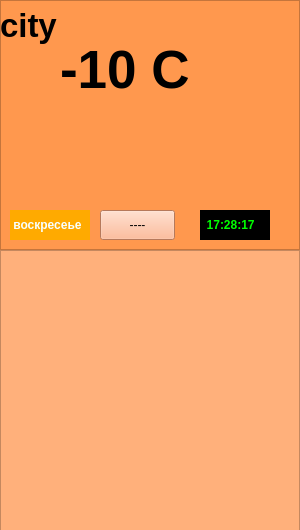
<?xml version="1.0" encoding="UTF-8"?>
<ui version="4.0">
 <class>Form</class>
 <widget class="QWidget" name="Form">
  <property name="geometry">
   <rect>
    <x>0</x>
    <y>0</y>
    <width>300</width>
    <height>530</height>
   </rect>
  </property>
  <property name="minimumSize">
   <size>
    <width>300</width>
    <height>250</height>
   </size>
  </property>
  <property name="maximumSize">
   <size>
    <width>300</width>
    <height>530</height>
   </size>
  </property>
  <property name="windowTitle">
   <string>Form</string>
  </property>
  <widget class="QLabel" name="l_temp">
   <property name="geometry">
    <rect>
     <x>60</x>
     <y>40</y>
     <width>200</width>
     <height>60</height>
    </rect>
   </property>
   <property name="minimumSize">
    <size>
     <width>200</width>
     <height>60</height>
    </size>
   </property>
   <property name="font">
    <font>
     <family>Arial</family>
     <pointsize>40</pointsize>
     <weight>75</weight>
     <bold>true</bold>
    </font>
   </property>
   <property name="styleSheet">
    <string notr="true"/>
   </property>
   <property name="text">
    <string>-10 C</string>
   </property>
  </widget>
  <widget class="QLabel" name="l_city">
   <property name="geometry">
    <rect>
     <x>0</x>
     <y>0</y>
     <width>191</width>
     <height>51</height>
    </rect>
   </property>
   <property name="minimumSize">
    <size>
     <width>180</width>
     <height>40</height>
    </size>
   </property>
   <property name="font">
    <font>
     <family>Arial</family>
     <pointsize>25</pointsize>
     <weight>75</weight>
     <bold>true</bold>
    </font>
   </property>
   <property name="styleSheet">
    <string notr="true"/>
   </property>
   <property name="text">
    <string>city</string>
   </property>
   <property name="textFormat">
    <enum>Qt::AutoText</enum>
   </property>
  </widget>
  <widget class="QPushButton" name="l_type">
   <property name="geometry">
    <rect>
     <x>100</x>
     <y>210</y>
     <width>75</width>
     <height>30</height>
    </rect>
   </property>
   <property name="minimumSize">
    <size>
     <width>75</width>
     <height>30</height>
    </size>
   </property>
   <property name="maximumSize">
    <size>
     <width>75</width>
     <height>30</height>
    </size>
   </property>
   <property name="font">
    <font>
     <underline>false</underline>
    </font>
   </property>
   <property name="styleSheet">
    <string notr="true">background-color: rgb(255, 170, 127);</string>
   </property>
   <property name="text">
    <string>----</string>
   </property>
  </widget>
  <widget class="QLabel" name="label">
   <property name="geometry">
    <rect>
     <x>10</x>
     <y>210</y>
     <width>80</width>
     <height>30</height>
    </rect>
   </property>
   <property name="minimumSize">
    <size>
     <width>80</width>
     <height>30</height>
    </size>
   </property>
   <property name="maximumSize">
    <size>
     <width>70</width>
     <height>30</height>
    </size>
   </property>
   <property name="font">
    <font>
     <family>Arial</family>
     <pointsize>9</pointsize>
     <weight>75</weight>
     <bold>true</bold>
    </font>
   </property>
   <property name="contextMenuPolicy">
    <enum>Qt::NoContextMenu</enum>
   </property>
   <property name="styleSheet">
    <string notr="true">background-color: rgb(255, 170, 0);
color: rgb(248, 255, 254);</string>
   </property>
   <property name="text">
    <string> воскресеье</string>
   </property>
  </widget>
  <widget class="QLabel" name="label_2">
   <property name="geometry">
    <rect>
     <x>200</x>
     <y>210</y>
     <width>70</width>
     <height>30</height>
    </rect>
   </property>
   <property name="minimumSize">
    <size>
     <width>70</width>
     <height>30</height>
    </size>
   </property>
   <property name="maximumSize">
    <size>
     <width>70</width>
     <height>30</height>
    </size>
   </property>
   <property name="font">
    <font>
     <family>Arial</family>
     <weight>75</weight>
     <bold>true</bold>
    </font>
   </property>
   <property name="styleSheet">
    <string notr="true">background-color: rgb(0, 0, 0);
color: rgb(0, 255, 0);</string>
   </property>
   <property name="text">
    <string>  17:28:17</string>
   </property>
  </widget>
  <widget class="QFrame" name="l_frame">
   <property name="geometry">
    <rect>
     <x>0</x>
     <y>0</y>
     <width>300</width>
     <height>250</height>
    </rect>
   </property>
   <property name="minimumSize">
    <size>
     <width>300</width>
     <height>250</height>
    </size>
   </property>
   <property name="maximumSize">
    <size>
     <width>300</width>
     <height>250</height>
    </size>
   </property>
   <property name="styleSheet">
    <string notr="true">background-color: rgb(255, 152, 78);</string>
   </property>
   <property name="frameShape">
    <enum>QFrame::StyledPanel</enum>
   </property>
   <property name="frameShadow">
    <enum>QFrame::Raised</enum>
   </property>
  </widget>
  <widget class="QFrame" name="frame">
   <property name="geometry">
    <rect>
     <x>0</x>
     <y>250</y>
     <width>300</width>
     <height>281</height>
    </rect>
   </property>
   <property name="maximumSize">
    <size>
     <width>300</width>
     <height>550</height>
    </size>
   </property>
   <property name="styleSheet">
    <string notr="true">background-color: rgb(255, 176, 123);</string>
   </property>
   <property name="frameShape">
    <enum>QFrame::StyledPanel</enum>
   </property>
   <property name="frameShadow">
    <enum>QFrame::Raised</enum>
   </property>
  </widget>
  <widget class="QWidget" name="">
   <property name="geometry">
    <rect>
     <x>10</x>
     <y>130</y>
     <width>281</width>
     <height>61</height>
    </rect>
   </property>
   <layout class="QFormLayout" name="formLayout">
    <property name="horizontalSpacing">
     <number>0</number>
    </property>
    <property name="verticalSpacing">
     <number>0</number>
    </property>
    <item row="12" column="0">
     <widget class="QLabel" name="l_label_1">
      <property name="minimumSize">
       <size>
        <width>90</width>
        <height>14</height>
       </size>
      </property>
      <property name="font">
       <font>
        <family>Arial</family>
        <pointsize>8</pointsize>
        <weight>75</weight>
        <bold>true</bold>
       </font>
      </property>
      <property name="styleSheet">
       <string notr="true"/>
      </property>
      <property name="text">
       <string>давление</string>
      </property>
      <property name="textFormat">
       <enum>Qt::AutoText</enum>
      </property>
     </widget>
    </item>
    <item row="11" column="0">
     <widget class="QLabel" name="l_feel">
      <property name="minimumSize">
       <size>
        <width>90</width>
        <height>14</height>
       </size>
      </property>
      <property name="font">
       <font>
        <family>Arial</family>
        <pointsize>8</pointsize>
        <weight>75</weight>
        <bold>true</bold>
       </font>
      </property>
      <property name="styleSheet">
       <string notr="true"/>
      </property>
      <property name="text">
       <string>ощущается</string>
      </property>
      <property name="textFormat">
       <enum>Qt::AutoText</enum>
      </property>
     </widget>
    </item>
    <item row="13" column="1">
     <widget class="QLabel" name="l_wind">
      <property name="minimumSize">
       <size>
        <width>90</width>
        <height>14</height>
       </size>
      </property>
      <property name="font">
       <font>
        <family>Arial</family>
        <pointsize>10</pointsize>
        <weight>75</weight>
        <bold>true</bold>
       </font>
      </property>
      <property name="styleSheet">
       <string notr="true"/>
      </property>
      <property name="text">
       <string>3 м/c</string>
      </property>
      <property name="textFormat">
       <enum>Qt::AutoText</enum>
      </property>
     </widget>
    </item>
    <item row="12" column="1">
     <widget class="QLabel" name="l_pres">
      <property name="minimumSize">
       <size>
        <width>90</width>
        <height>14</height>
       </size>
      </property>
      <property name="font">
       <font>
        <family>Arial</family>
        <pointsize>10</pointsize>
        <weight>75</weight>
        <bold>true</bold>
       </font>
      </property>
      <property name="styleSheet">
       <string notr="true"/>
      </property>
      <property name="text">
       <string>750</string>
      </property>
      <property name="textFormat">
       <enum>Qt::AutoText</enum>
      </property>
     </widget>
    </item>
    <item row="11" column="1">
     <widget class="QLabel" name="l_feel_2">
      <property name="minimumSize">
       <size>
        <width>90</width>
        <height>14</height>
       </size>
      </property>
      <property name="font">
       <font>
        <family>Arial</family>
        <pointsize>10</pointsize>
        <weight>75</weight>
        <bold>true</bold>
       </font>
      </property>
      <property name="styleSheet">
       <string notr="true"/>
      </property>
      <property name="text">
       <string> 0 C</string>
      </property>
      <property name="textFormat">
       <enum>Qt::AutoText</enum>
      </property>
     </widget>
    </item>
    <item row="13" column="0">
     <widget class="QLabel" name="l_label_2">
      <property name="minimumSize">
       <size>
        <width>90</width>
        <height>14</height>
       </size>
      </property>
      <property name="font">
       <font>
        <family>Arial</family>
        <pointsize>8</pointsize>
        <weight>75</weight>
        <bold>true</bold>
       </font>
      </property>
      <property name="styleSheet">
       <string notr="true"/>
      </property>
      <property name="text">
       <string>Скорость ветра</string>
      </property>
      <property name="textFormat">
       <enum>Qt::AutoText</enum>
      </property>
     </widget>
    </item>
   </layout>
  </widget>
  <zorder>l_frame</zorder>
  <zorder>l_temp</zorder>
  <zorder>l_city</zorder>
  <zorder>l_feel</zorder>
  <zorder>l_label_1</zorder>
  <zorder>l_label_2</zorder>
  <zorder>l_type</zorder>
  <zorder>label</zorder>
  <zorder>label_2</zorder>
  <zorder>frame</zorder>
 </widget>
 <resources/>
 <connections/>
</ui>
